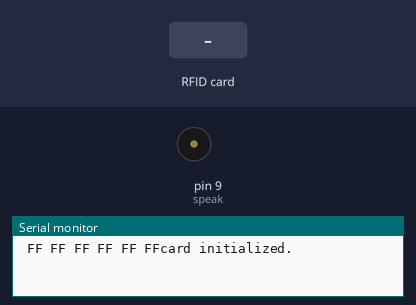
The sketch below on a simulated Arduino Mega 2560, built with avr-gcc and run on an emulated ATmega2560. Shown: buzzer (waves = sounding), the last lines printed to the serial monitor. Inputs (shaded band) come from the test bench. The local clock reads 2024-03-15 10:24:30 at power-on unless the sketch sets it; storage starts empty.

Above: at 1.2 s.
1.3 s: RFID card 5E 7A 19 C4 held to the reader
At 1.34 s:
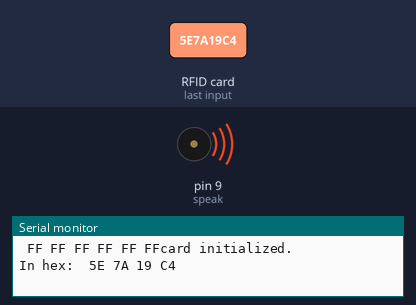
Timing chart, 0 to 4.3 s (numbered marks = the images above; inputs shaded):
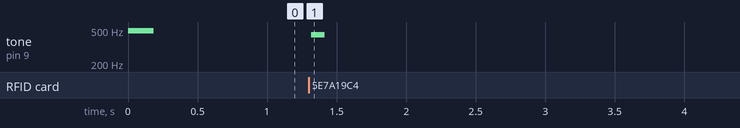

Measured:
- after the input at 1.3 s, tone on pin 9 (speak): silent → 440 Hz at once, → silent 0.10 s later

The sketch:

sketch_may20a.ino
```cpp
#include <SPI.h>
#include <SD.h>
#include <MFRC522.h>
#include <ThreeWire.h>
#include <RtcDS1302.h>

ThreeWire myWire(7,8,6); // IO, SCLK, CE
RtcDS1302<ThreeWire> Rtc(myWire);

#define SS_PIN 53
#define RST_PIN 5

const int chipSelect = 3;
MFRC522 rfid(SS_PIN, RST_PIN);
MFRC522::MIFARE_Key key;
byte nuidPICC[4];
int speak = 9;
int melody = 440;

void setup() {
  tone(speak, 493.8833, 100);
  Serial.begin(9600);
  SPI.begin(); // Init SPI bus
  rfid.PCD_Init(); // Init MFRC522
  pinMode(speak,OUTPUT);

  for (byte i = 0; i < 6; i++) {
    key.keyByte[i] = 0xFF;
  }

  printHex(key.keyByte, MFRC522::MF_KEY_SIZE);

  if(!SD.begin(chipSelect)){
    Serial.println("Card failed, or not present");
    while(1);
  }
  Serial.println("card initialized.");
  tone(speak, 493.8833, 100);
}

void loop() {
  if ( ! rfid.PICC_IsNewCardPresent())
    return;
  if ( ! rfid.PICC_ReadCardSerial())
    return;
  MFRC522::PICC_Type piccType = rfid.PICC_GetType(rfid.uid.sak);

  if (piccType != MFRC522::PICC_TYPE_MIFARE_MINI &&
    piccType != MFRC522::PICC_TYPE_MIFARE_1K &&
    piccType != MFRC522::PICC_TYPE_MIFARE_4K) {
    Serial.println(F("Your tag is not of type MIFARE Classic."));
    return;
  }

  if (rfid.uid.uidByte[0] != nuidPICC[0] ||
    rfid.uid.uidByte[1] != nuidPICC[1] ||
    rfid.uid.uidByte[2] != nuidPICC[2] ||
    rfid.uid.uidByte[3] != nuidPICC[3] ) {

    for (byte i = 0; i < 4; i++) {
      nuidPICC[i] = rfid.uid.uidByte[i];
    }
    tone(speak, melody, 100);

    Serial.print(F("In hex: "));
    printHex(rfid.uid.uidByte, rfid.uid.size);
    Serial.println();
  }
  else
  rfid.PICC_HaltA();
  rfid.PCD_StopCrypto1();
}

#define countof(a) (sizeof(a) / sizeof(a[0]))

void printHex(byte *buffer, byte bufferSize) {
  File dataFile = SD.open("data.txt",FILE_WRITE);

  if(dataFile){
  char datestring[20];
  RtcDateTime now = Rtc.GetDateTime();
  snprintf_P(datestring,
    countof(datestring),
    PSTR("%04u/%02u/%02u %02u:%02u:%02u"),
    now.Year(),
    now.Month(),
    now.Day(),
    now.Hour(),
    now.Minute(),
    now.Second() );
    dataFile.print(datestring);
    dataFile.print(" : ");

  for (byte i = 0; i < bufferSize; i++) {
    Serial.print(buffer[i] < 0x10 ? " 0" : " ");
    Serial.print(buffer[i], HEX);

    dataFile.print(buffer[i] < 0x10 ? " 0" : " ");
    dataFile.print(buffer[i], HEX);
    }
    dataFile.println();
   }
   else{
   }
   dataFile.close();
}

void printDec(byte *buffer, byte bufferSize) {
  for (byte i = 0; i < bufferSize; i++) {
    Serial.print(buffer[i] < 0x10 ? " 0" : " ");
    Serial.print(buffer[i], DEC);
  }
}
```
